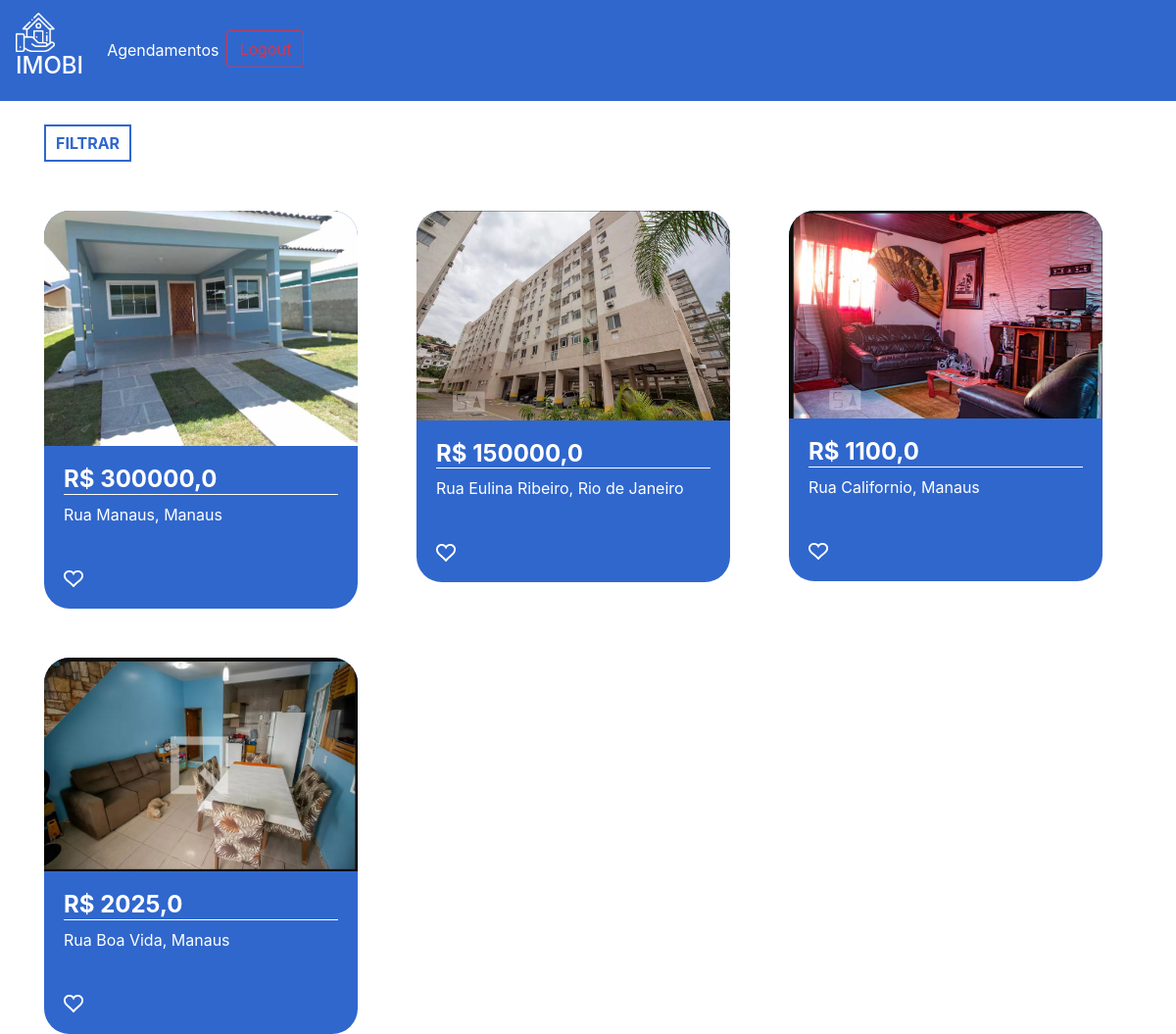
The app's page / (signed in) with its own data.
### plataforma/models.py (models this page shows, shortened)
class Imovei(models.Model):
    choices = (('V', 'Venda'),
    ('A', 'Aluguel'))
    choices_imovel = (('A', 'Apartamento'),
    ('C', 'Casa'))
    imagens = models.ManyToManyField(Imagem)
    valor = models.FloatField()
    quartos = models.IntegerField()
    tamanho = models.FloatField()
    cidade = models.ForeignKey(Cidade, on_delete=models.DO_NOTHING)
    rua = models.CharField(max_length=50)
    tipo = models.CharField(max_length=1, choices=choices)
    tipo_imovel = models.CharField(max_length=1, choices=choices_imovel)
    numero = models.IntegerField()
    descricao = models.TextField()
    dias_visita = models.ManyToManyField(DiasVisita)
    horarios = models.ManyToManyField(Horario)

class Imagem(models.Model):
    img = models.ImageField(upload_to='img')

class Cidade(models.Model):
    nome = models.CharField(max_length=30)
    def __str__(self) -> str:
        return self.nome

### plataforma/views.py (the view)
# urls.py: path('', views.home, name="home"),
@login_required(login_url='/auth/logar')
def home(request):
    preco_minimo = request.GET.get('preco_minimo')
    preco_maximo = request.GET.get('preco_maximo')
    cidade = request.GET.get('cidade')
    tipo = request.GET.getlist('tipo')
    cidades = Cidade.objects.all()
    if preco_minimo or preco_maximo or cidade or tipo:
        if not preco_minimo:
            preco_minimo = 0
        if not preco_maximo:
            preco_maximo = 999999999
        if not tipo:
            tipo = ['A', 'C']
        imoveis = Imovei.objects.filter(valor__gte=preco_minimo).filter(valor__lte=preco_maximo).filter(tipo_imovel__in=tipo).filter(cidade=cidade)
    else:
        imoveis = Imovei.objects.all()
    return render(request, 'home.html', {'imoveis': imoveis, 'cidades': cidades})

### plataforma/templates/home.html (shortened to what this page needs)
{% extends 'base.html' %}
{% load static %}
{% block 'head' %}
<link rel="stylesheet" href="{% static 'plataforma/css/home.css' %}">
{% endblock %}
{% block 'body' %}
    <div class="container">
        <br>
        <button type="button" class="btn_filtrar" data-toggle="modal" data-target="#exampleModal">
        FILTRAR
        </button>
        <div class="row">
            {% for imovel in imoveis %}
                <div class="col-md cont">
                    <div class="card_imovel">
                        <img class="img_capa_imovel" src="{{imovel.imagens.all.0.img.url}}">
                        <div class="informacoes_imoveis">
                            <a class="a_none" href="{% url 'imovel' imovel.id %}"><h4 class="valor">R$ {{imovel.valor}}</h4></a>
                            <p>{{imovel.rua}}, {{imovel.cidade}}</p>
                            <br>
                            <img width="7%" src="{% static 'plataforma/img/heart.png' %}">
                        </div>
                    </div>
                </div>
            {% endfor %}
        </div>
    </div>
{% endblock %}

### templates/static/plataforma/css/home.css (style rules this page uses)
.card_imovel { background-color: #3067cd; width: 20rem; margin-top: 50px; border-radius: 26px; }
.img_capa_imovel { width: 100%; border-top-left-radius: 26px; border-top-right-radius: 26px; }
.informacoes_imoveis { padding: 20px; color: white; }
.valor { font-weight: bold; border-bottom: 1px solid white; }
.btn_filtrar { border: none; background-color: transparent; border: 2px solid #3067cd; color: #3067cd; padding: 5px 10px 5px 10px; font-weight: bold; }
.a_none { color: white; }

### records on screen
Imovei: imagens.all.0.img (picture), valor "300000,0", rua "Rua Manaus", cidade "Manaus"
Imovei: imagens.all.0.img (picture), valor "150000,0", rua "Rua Eulina Ribeiro", cidade "Rio de Janeiro"
Imovei: imagens.all.0.img (picture), valor "1100,0", rua "Rua Californio", cidade "Manaus"
Imovei: imagens.all.0.img (picture), valor "2025,0", rua "Rua Boa Vida", cidade "Manaus"
